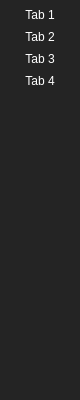
<?xml version="1.0" encoding="UTF-8"?>
<ui version="4.0">
 <class>Sidebar</class>
 <widget class="QToolBar" name="Sidebar">
  <property name="windowModality">
   <enum>Qt::NonModal</enum>
  </property>
  <property name="geometry">
   <rect>
    <x>0</x>
    <y>0</y>
    <width>80</width>
    <height>400</height>
   </rect>
  </property>
  <property name="sizePolicy">
   <sizepolicy hsizetype="Fixed" vsizetype="Preferred">
    <horstretch>0</horstretch>
    <verstretch>0</verstretch>
   </sizepolicy>
  </property>
  <property name="minimumSize">
   <size>
    <width>0</width>
    <height>0</height>
   </size>
  </property>
  <property name="maximumSize">
   <size>
    <width>80</width>
    <height>16777215</height>
   </size>
  </property>
  <property name="windowTitle">
   <string>Sidebar</string>
  </property>
  <property name="styleSheet">
   <string notr="true">background-color: rgb(36, 36, 36);
color: rgb(255, 255, 255);</string>
  </property>
  <property name="movable">
   <bool>false</bool>
  </property>
  <property name="allowedAreas">
   <set>Qt::LeftToolBarArea|Qt::RightToolBarArea</set>
  </property>
  <property name="orientation">
   <enum>Qt::Vertical</enum>
  </property>
  <property name="iconSize">
   <size>
    <width>32</width>
    <height>32</height>
   </size>
  </property>
  <property name="toolButtonStyle">
   <enum>Qt::ToolButtonTextBesideIcon</enum>
  </property>
  <property name="floatable">
   <bool>false</bool>
  </property>
  <action name="open_tab_1">
   <property name="checkable">
    <bool>true</bool>
   </property>
   <property name="icon">
    <iconset resource="../../resource.qrc">
     <normaloff>:/icon/icons/icon.png</normaloff>:/icon/icons/icon.png</iconset>
   </property>
   <property name="text">
    <string>Tab 1</string>
   </property>
   <property name="toolTip">
    <string>Open the tab 1 view</string>
   </property>
   <property name="shortcut">
    <string>Ctrl+1</string>
   </property>
  </action>
  <action name="open_tab_2">
   <property name="checkable">
    <bool>true</bool>
   </property>
   <property name="icon">
    <iconset resource="../../resource.qrc">
     <normaloff>:/icon/icons/icon.png</normaloff>:/icon/icons/icon.png</iconset>
   </property>
   <property name="text">
    <string>Tab 2</string>
   </property>
   <property name="toolTip">
    <string>Open the tab 2 view</string>
   </property>
   <property name="shortcut">
    <string>Ctrl+2</string>
   </property>
  </action>
  <action name="open_tab_3">
   <property name="checkable">
    <bool>true</bool>
   </property>
   <property name="icon">
    <iconset resource="../../resource.qrc">
     <normaloff>:/icon/icons/icon.png</normaloff>:/icon/icons/icon.png</iconset>
   </property>
   <property name="text">
    <string>Tab 3</string>
   </property>
   <property name="toolTip">
    <string>Open the tab 3 view</string>
   </property>
   <property name="shortcut">
    <string>Ctrl+3</string>
   </property>
  </action>
  <action name="open_tab_4">
   <property name="checkable">
    <bool>true</bool>
   </property>
   <property name="icon">
    <iconset resource="../../resource.qrc">
     <normaloff>:/icon/icons/icon.png</normaloff>:/icon/icons/icon.png</iconset>
   </property>
   <property name="text">
    <string>Tab 4</string>
   </property>
   <property name="toolTip">
    <string>Open the tab 4 view</string>
   </property>
   <property name="shortcut">
    <string>Ctrl+4</string>
   </property>
  </action>
  <addaction name="open_tab_1"/>
  <addaction name="open_tab_2"/>
  <addaction name="open_tab_3"/>
  <addaction name="open_tab_4"/>
 </widget>
 <layoutdefault spacing="6" margin="11"/>
 <resources>
  <include location="../../resource.qrc"/>
 </resources>
 <connections/>
</ui>
